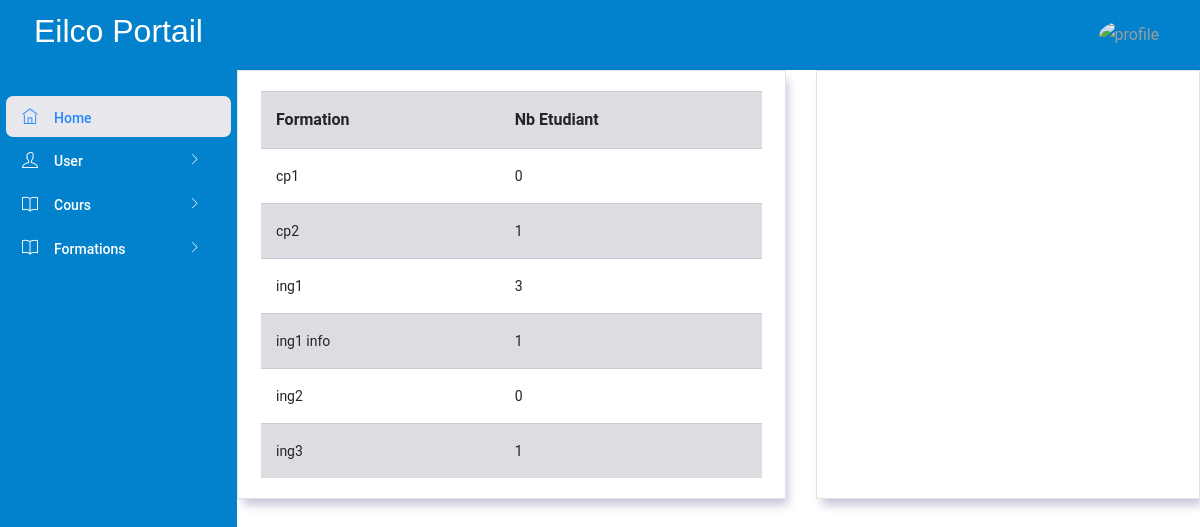
Page /PL/pages/admin/admin_page.php on the committed database.
### tables this page shows
CREATE TABLE `formation` (
  `idformation` int NOT NULL AUTO_INCREMENT,
  `nomformation` varchar(45) NOT NULL,
  PRIMARY KEY (`idformation`),
  UNIQUE KEY `nomformation_UNIQUE` (`nomformation`)
);

### DAL/formationRepository.php (called while the page is built, shortened)
<?php
require_once(__DIR__."/../DTO/formation.php");
function GetFormations()
{
    $conn = openConnection();
    $query = "SELECT * FROM formation;";
    $result = mysqli_query($conn, $query);
    $i = 0;
    while ($row = mysqli_fetch_array($result)) {
        $formation = new formation();
        $formation->setId($row["idformation"]);
        $formation->setNom($row["nomformation"]);
        $formations[$i] = $formation;
        $i++;
    }
    return $formations;
}

### BLL/formationManager.php (called while the page is built, shortened)
<?php
require(__DIR__ . "/../DAL/formationRepository.php");
function getAllFormations()
{
    return GetFormations();
}

### DTO/formation.php (called while the page is built, shortened)
<?php
class formation{
    private $nom;
    public function getNom() {
        return $this->nom;
    }
    public function setNom($nom) {
        $this->nom = $nom;
    }
}
?>

### DAL/userRepository.php (called while the page is built, shortened)
<?php
function GetUserbyFormation($formation_id)
{
    $conn = openConnection();
    $nbstudents = 0;
    try {
        $sql = "select count(*) as countf from users where formation_id = ? and role=2";
        $stmt = $conn->prepare($sql);
        $stmt->bind_param("i", $formation_id);
        $stmt->execute();
        $result = $stmt->get_result();
        if ($result->num_rows > 0) {
            if ($row = $result->fetch_assoc()) {
                $nbstudents = ($row["countf"]);
            }
        }
    } catch (Exception $ex) {
    }
    return $nbstudents;
}

### BLL/usersManager.php (called while the page is built, shortened)
<?php
require(__DIR__."/../DAL/userRepository.php");
function GetStudentsbyFormation($formation_id)
{
    return GetUserbyFormation($formation_id);
}

### PL/pages/admin/admin_page.php (the view, shortened to what this page needs)
<!DOCTYPE html>
<html lang="en">
<head>
    <link rel="stylesheet" href="../../assets/vendors/ti-icons/css/themify-icons.css">
    <link rel="stylesheet" href="../../assets/vendors/base/vendor.bundle.base.css">
    <link rel="stylesheet" href="../../styles/admin_page.css">
</head>
<body>
    <div class="container-scroller">
        <nav class="navbar col-lg-12 col-12 p-0 fixed-top d-flex flex-row">
            <div class="text-center navbar-brand-wrapper d-flex align-items-center justify-content-center">
                <h3 style=" font-size: 2rem;color: white; font-family: 'Gill Sans', 'Gill Sans MT', Calibri, 'Trebuchet MS', sans-serif;">Eilco Portail</h3>
            </div>
            <div class="navbar-menu-wrapper d-flex align-items-center justify-content-end">
                <ul class="navbar-nav navbar-nav-right">
                    <li class="nav-item nav-profile dropdown">
                        <a class="nav-link dropdown-toggle" href="#" data-toggle="dropdown" id="profileDropdown">
                            <img src="../images/faces/face28.jpg" alt="profile" />
                        </a>
                    </li>
                </ul>
            </div>
        </nav>
        <div class="container-fluid page-body-wrapper">
            <nav class="sidebar sidebar-offcanvas" id="sidebar">
                <ul class="nav">
                    <li class="nav-item">
                        <a class="nav-link" href="./admin_page.php">
                            <i class="ti-home menu-icon"></i>
                            <span class="menu-title">Home</span>
                        </a>
                    </li>
                    <li class="nav-item">
                        <a class="nav-link" data-toggle="collapse" href="#auth" aria-expanded="false" aria-controls="auth">
                            <i class="ti-user menu-icon"></i>
                            <span class="menu-title">User </span>
                            <i class="menu-arrow"></i>
                        </a>
                    </li>
                    <li class="nav-item">
                        <a class="nav-link" data-toggle="collapse" href="#auth1" aria-expanded="false" aria-controls="auth">
                            <i class="ti-book menu-icon"></i>
                            <span class="menu-title">Cours</span>
                            <i class="menu-arrow"></i>
                        </a>
                    </li>
                    <li class="nav-item">
                        <a class="nav-link" data-toggle="collapse" href="#auth2" aria-expanded="false" aria-controls="auth">
                            <i class="ti-book menu-icon"></i>
                            <span class="menu-title">Formations</span>
                            <i class="menu-arrow"></i>
                        </a>
                    </li>
                </ul>
            </nav>
            <div class="main-panel">
                <div class="content-wrapper">
                    <div class="row">
                        <div class="col-md-7 grid-margin stretch-card">
                            <div class="card">
                                <div class="card-body">
                                    <div class="table-responsive">
                                        <table class="table table-striped">
                                            <?php
                                            require_once("../../../BLL/formationManager.php");
                                            require_once("../../../BLL/usersManager.php");
                                            $formations = getAllFormations();
                                            if ($formations == null) {
                                                echo "no results";
                                            } else {
                                                echo
                                                "<tr>"
                                                    . "<th>" . "Formation" . "</th>"
                                                    . "<th>" . "Nb Etudiant" . "</th>"
                                                    . "</tr>";
                                                for ($i = 0; $i < count($formations); $i++) {
                                                    echo
                                                    "<tr>"
                                                        . "<td>" . $formations[$i]->getNom() . "</td>"
                                                        . "<td>" . GetStudentsbyFormation($formations[$i]->getId()) . "</td>"
                                                        . "</tr>";
                                                }
                                            }
                                            ?>
                                        </table>
                                    </div>
                                </div>
                            </div>
                        </div>
                        <div class="col-md-5 grid-margin stretch-card">
                            <div class="card">
                                <div class="card-body">
                                </div>
                            </div>
                        </div>
                    </div>
                </div>
            </div>
        </div>
    </div>
</body>
</html>

### rows in the picture
formation: nomformation "cp1", Id "0"
formation: nomformation "cp2", Id "1"
formation: nomformation "ing1", idformation "3"
formation: nomformation "ing1 info", Id "1"
formation: nomformation "ing2", Id "0"
formation: nomformation "ing3", Id "1"
